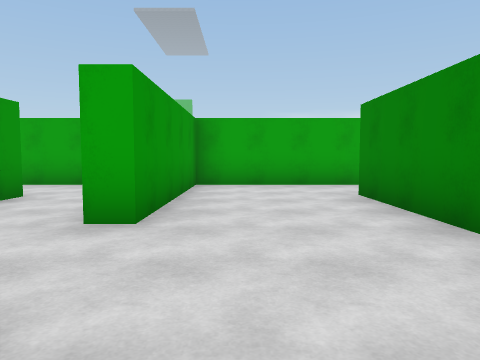
View 1 (above)

24 first-person views from a walk through a scene from a Unity 3-D project. The camera is 1.3 m above the floor, tilts 4° down and sees 70° across. The floor is counted in squares, 2 m on a side. Each view is taken from the middle of a square. On the plan, view 1 faces up. The plan holds only what a view shows up to about 10 squares ahead; the rest is blank. The place goes on beyond the plan. The player character is not drawn.

View 2
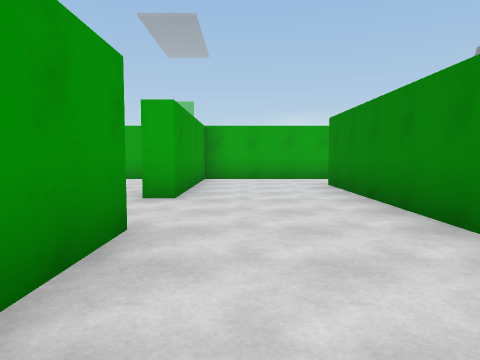

View 3
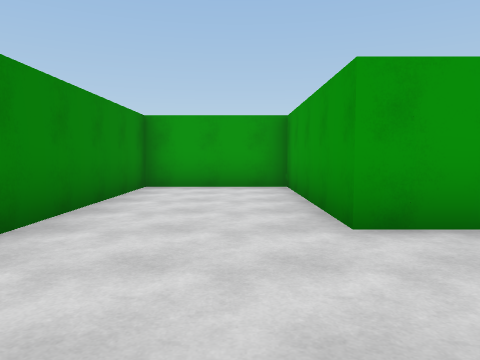

View 4
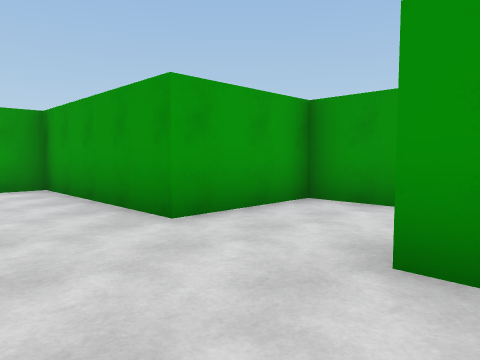

View 5
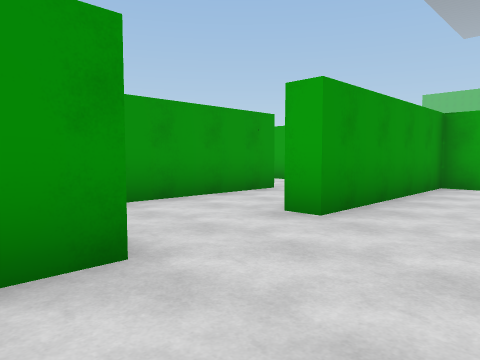

View 6
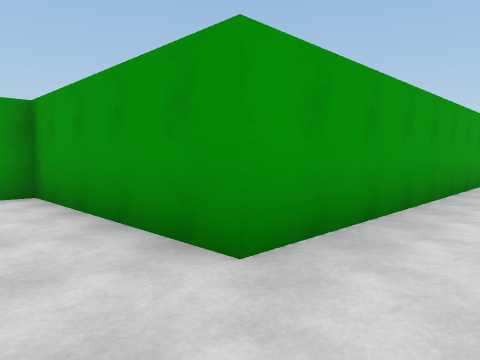

View 7
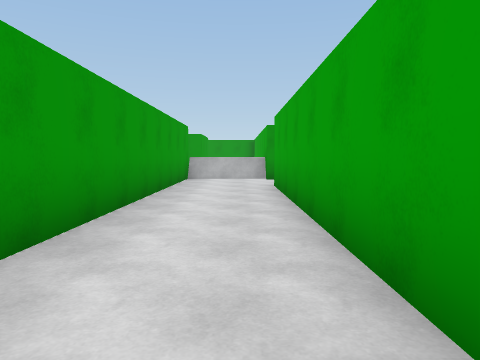

View 8
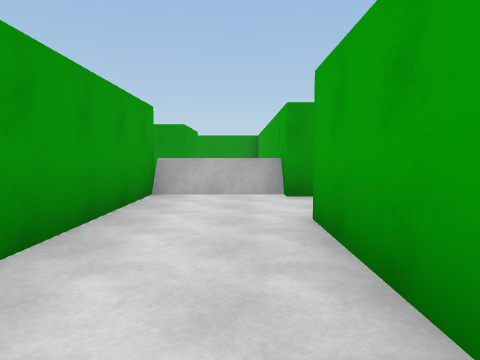

View 9
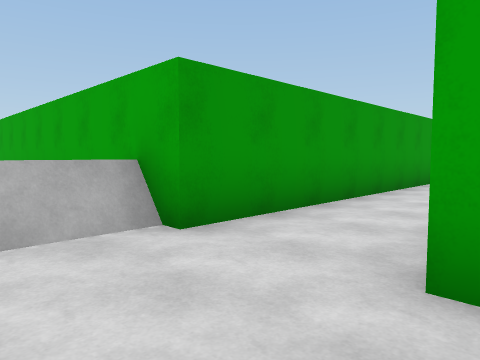

View 10
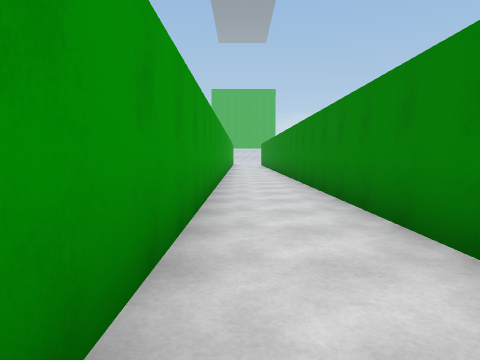

View 11
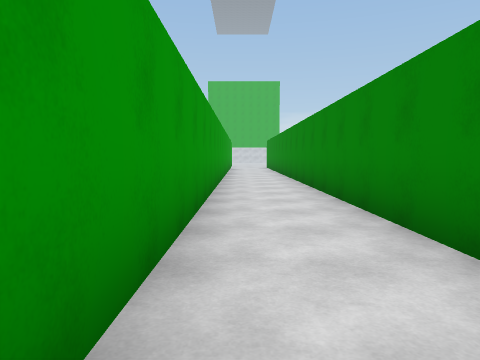

View 12
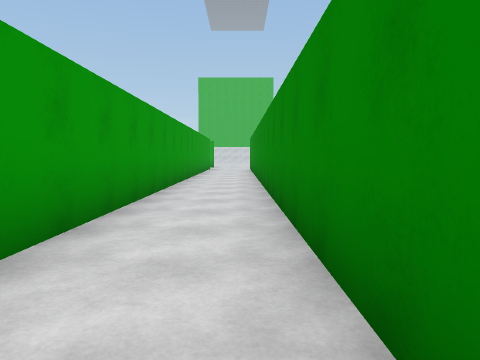

View 13
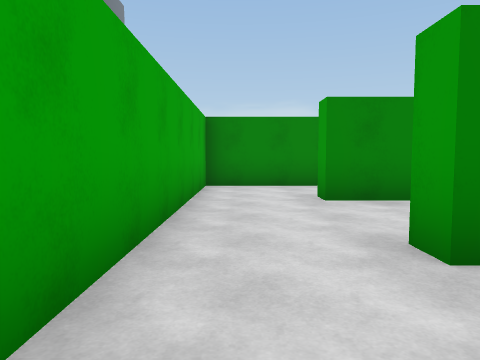

View 14
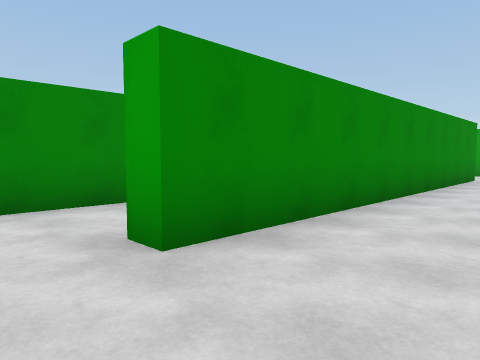

View 15
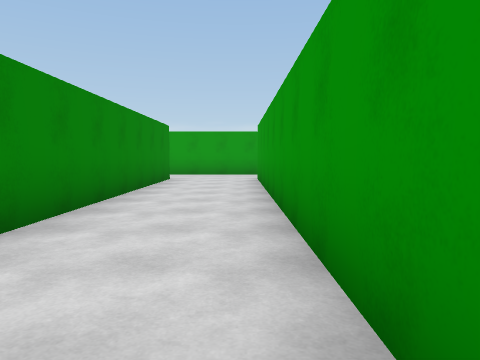

View 16
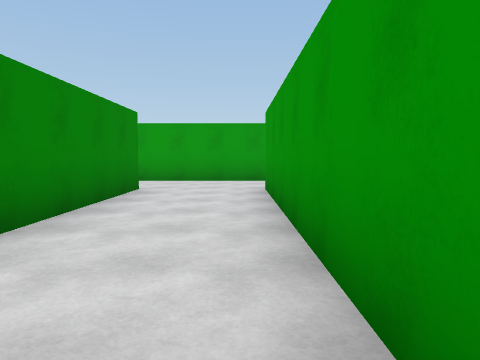

View 17
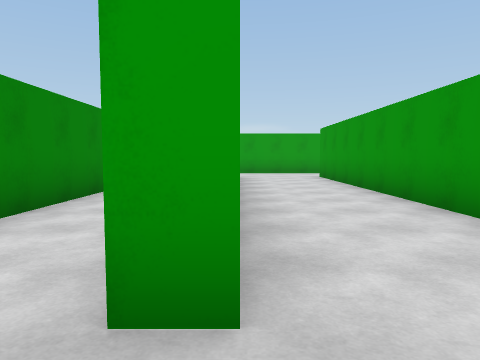

View 18
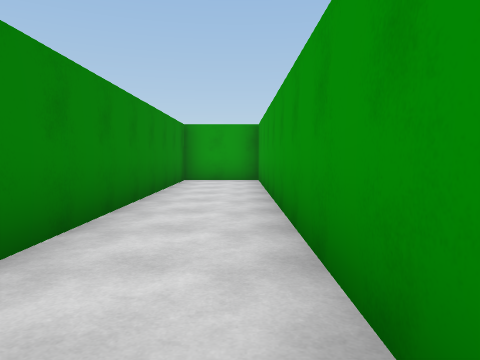

View 19
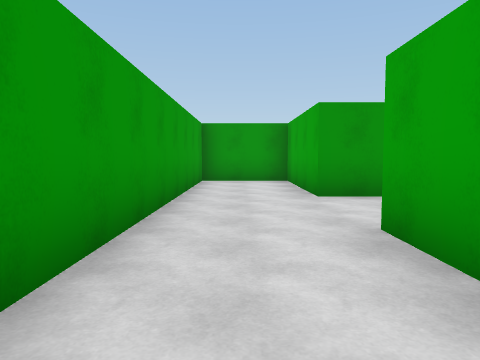

View 20
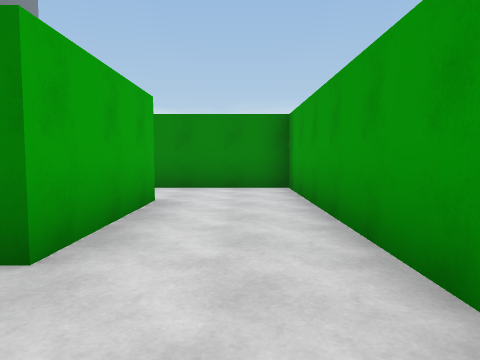

View 21
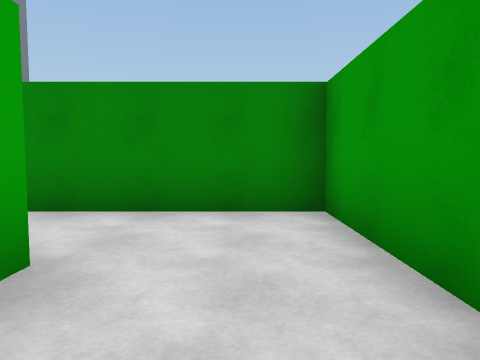

View 22
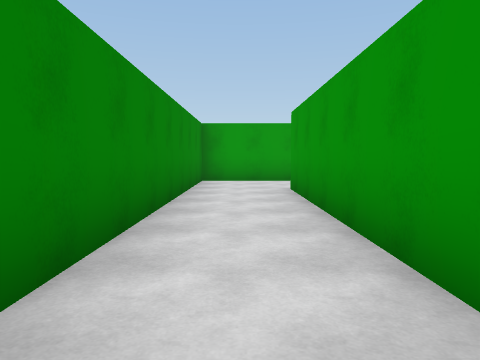

View 23
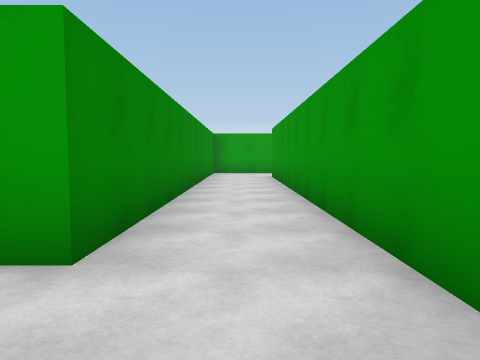

View 24
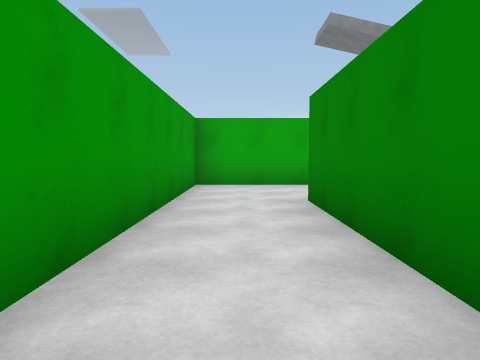

### Floor plan
Points are (right, up) in squares from view 1. A wall is a line through its corners. A room is listed if a view was taken in it or the views show most of it. See-through windows are left out.
Room 1 (views 1, 2, 5)
walls: (-1, 1) (-1, -3.2) (2, -3.2) (2, 3.5)
ways out: opening at (0.5, 4.5) to room 2; opening at (-1, 2.5) to room 7
Room 2 (views 3, 4, 13)
walls: (2.5, 7.8) (-1, 7.8) (-1, 3.3); (2, 3.5) (2, 5.7) (2.5, 5.7)
ways out: opening at (0.5, 4.5) to room 1; opening at (2, 6.5) to room 4
Room 3 (views 6, 7, 8, 9, 10, 11, 12)
walls: (-11.5, 11) (-11.5, 24.5); (-14.1, 7.9) (-14.1, 5.5) (-3.5, 5.5) (-3.5, 3.5); (-2.8, 7.8) (-11.5, 7.8); (-13.5, 24.5) (-13.5, 7.8)
low walls: (-13.9, 7.9) (-13.9, 5.5)
ways out: opening at (-2.5, 4.5) to room 7
Room 4 (views 14, 15, 16, 17, 19, 20, 21)
walls: (8, -3.8) (5, -3.8) (5, 5.7) (5.5, 5.7); (2.5, 5.4) (2.5, -3.8) (-1, -3.8) (-1, -6) (8.5, -6); (5.5, 7.8) (2.5, 7.8)
ways out: opening at (2, 6.5) to room 2; opening at (5, 6.5) to room 5; opening at (8, -5) to room 6
Room 5 (view 18)
walls: (5.5, 5.4) (5.5, -3.2) (7.5, -3.2) (7.5, 7.8) (5.5, 7.8)
ways out: opening at (5, 6.5) to room 4
Room 6 (views 22, 23, 24)
walls: (10.5, 7.8) (8, 7.8) (8, -3.8); (8.5, -6) (10, -6) (10, 5) (10.5, 5)
ways out: opening at (8, -5) to room 4
Room 7 (no view inside)
walls: (-1, 3.3) (-1.5, 3.3); (-3.5, 3.5) (-3.5, 1) (-1, 1)
ways out: opening at (-1, 2.5) to room 1; opening at (-2.5, 4.5) to room 3

Where each view was taken, in squares from view 1:
view 1: 0 up, 0 right, facing up
view 2: 2 down, 0 right, facing up
view 3: 4 up, 0 right, facing down
view 4: 4 up, 1 right, facing down-left
view 5: 0 up, 1 right, facing up-left
view 6: 7 up, 2 left, facing down-left
view 7: 7 up, 4 left, facing left
view 8: 7 up, 8 left, facing left
view 9: 6 up, 11 left, facing up-left
view 10: 9 up, 13 left, facing up
view 11: 14 up, 13 left, facing up
view 12: 16 up, 12 left, facing up
view 13: 7 up, 0 right, facing right
view 14: 7 up, 3 right, facing down-right
view 15: 6 up, 3 right, facing down
view 16: 3 up, 3 right, facing down
view 17: 7 up, 5 right, facing down
view 18: 6 up, 6 right, facing down
view 19: 5 down, 8 right, facing left
view 20: 5 down, 3 right, facing right
view 21: 5 down, 6 right, facing right
view 22: 3 up, 9 right, facing down
view 23: 7 up, 9 right, facing down
view 24: 0 up, 9 right, facing up
